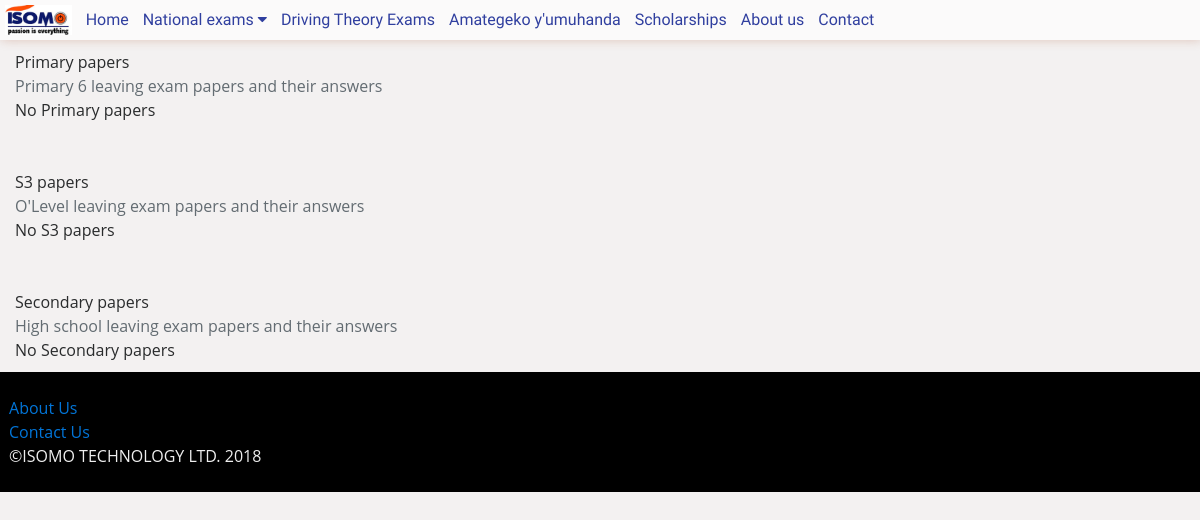
/papers.php, run on an earlier commit of the app's database.
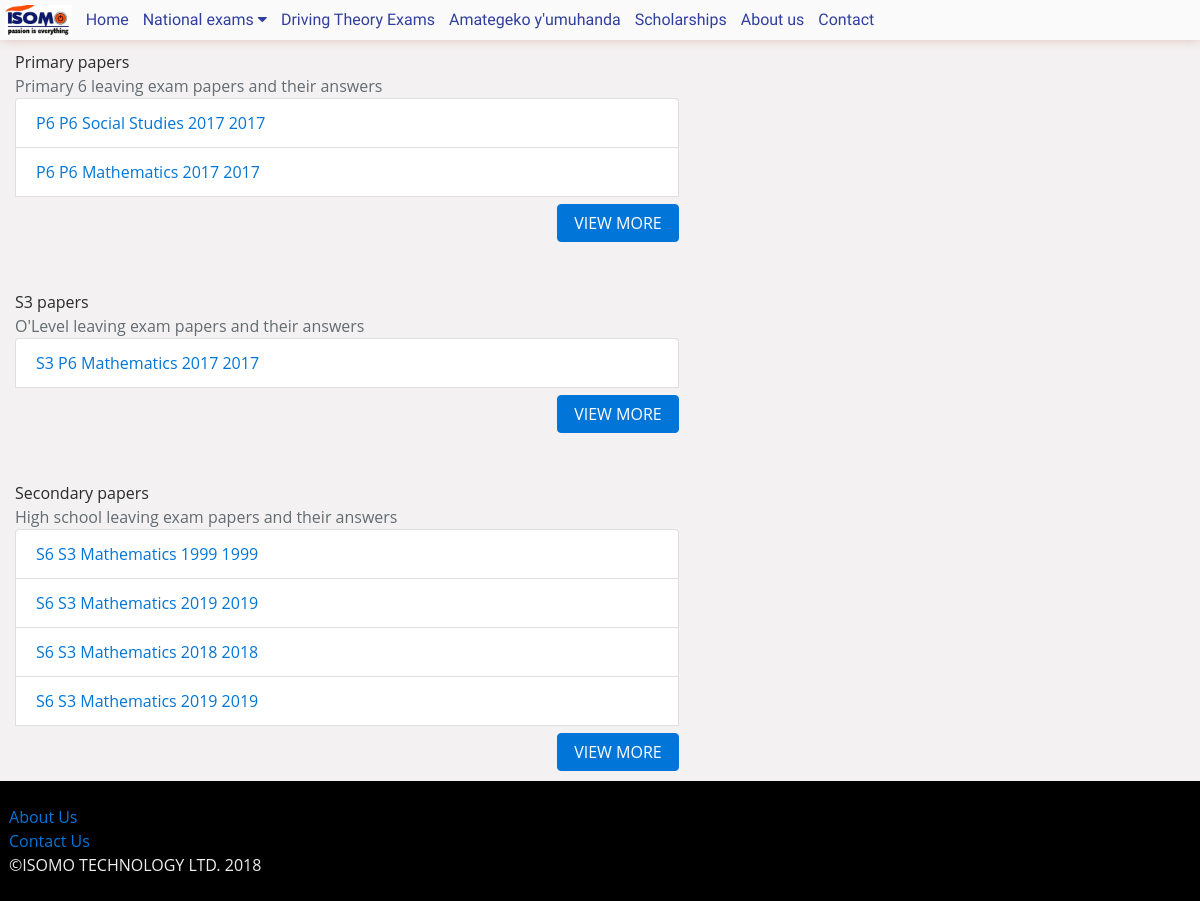
And on a later commit of the database.
### tables this page shows
CREATE TABLE `papers` (
  `id` int(11) NOT NULL,
  `name` varchar(64) NOT NULL,
  `subject` int(11) NOT NULL,
  `level` varchar(16) DEFAULT NULL,
  `file` varchar(1024) NOT NULL,
  `year` int(11) DEFAULT NULL,
  `done_date` date DEFAULT NULL COMMENT 'The date when the exam was done',
  `answers` int(11) DEFAULT NULL COMMENT 'references id for answers',
  `date` timestamp NOT NULL DEFAULT CURRENT_TIMESTAMP ON UPDATE CURRENT_TIMESTAMP,
  `archived` enum('no','yes') NOT NULL DEFAULT 'no',
  `archivedDate` timestamp NULL DEFAULT NULL,
  `archivedBy` int(11) DEFAULT NULL
);

### functions.php (called while the page is built, shortened)
<?php
	include_once "conn.php";
	function page_level(){
		$request_uri = trim($_SERVER['REQUEST_URI'], "/");
		$level = count(explode("/", $request_uri));
		return $level;
	}
	function get_file($filename){
		$plevel = page_level();
		$file = "";
		for($n=0; $n<$plevel; $n++){
			$file .= "../";
		}
		$file .= "$filename";
		return $file;
	}
	function level_papers($level){
		global $db;
		$level = strtoupper($level);
		$sql = "SELECT papers.* FROM papers JOIN subjects ON papers.subject = subjects.id JOIN subject_levels ON subject_levels.subject = subjects.id WHERE subject_levels.level = \"$level\" ORDER BY date DESC ";
		$query = $db->query($sql) or die("error getting papers $db->error");
		$papers = array();
		while ($data = $query->fetch_assoc()) {
			$papers[] = $data;
		}
		return $papers;
	}
?>

### paper_home.php (the view, shortened to what this page needs)
<div class="container">
	<div class="row">
		<div class="col-md-9">
			<div class="row">
				<div class="col-md-9">
					<h1>Primary papers</h1>
					<p class="text-muted">Primary 6 leaving exam papers and their answers</p>
					<?php
						$p6 = level_papers("P6");
						if($p6){
							?>
								<ul class="list-group">
									<?php
										for($n=0; $n<count($p6); $n++){
											$subjname = $p6[$n]['name'];
											$year = $p6[$n]['year'];
											?>
												<li class="list-group-item"><a  href="<?php echo strtolower(get_file("papers/get/P6_".$subjname."_$year")); ?>">P6 <?php echo $p6[$n]['name']." ".$p6[$n]['year']; ?></a></li>
											<?php
										}
									?><div class="mt-2"></div>
									<li style="text-align: right"><a class="btn btn-primary" href="<?php echo strtolower(get_file('papers/p6')) ?>">VIEW MORE</a></li>
								</ul>
							<?php
						}else{
							echo "No Primary papers";
						}
					?>
				</div>
				<div class="col-md-3">
				</div>
			</div>
		</div>
	</div>
	<div class="row">
		<div class="col-md-9">
			<div class="row">
				<div class="col-md-9">
					<h1>S3 papers</h1>
					<p class="text-muted">O'Level leaving exam papers and their answers</p>
					<?php
						$s3 = level_papers("S3");
						if($p6){
							?>
								<ul class="list-group">
									<?php
										for($n=0; $n<count($s3); $n++){
											$subjname = $s3[$n]['name'];
											$year = $s3[$n]['year'];
											?>
												<li class="list-group-item"><a href="<?php echo strtolower(get_file("papers/get/S3_".$subjname."_$year")); ?>">S3 <?php echo $subjname." ".$year; ?></a></li>
											<?php
										}
									?>
									<li style="text-align: right"><a class="btn btn-primary" href="<?php echo get_file('papers/s3'); ?>">VIEW MORE</a></li>
								</ul>
							<?php
						}else{
							echo "No S3 papers";
						}
					?>
				</div>
				<div class="col-md-3">
				</div>
			</div>
		</div>
	</div>
	<div class="row">
		<div class="col-md-9">
			<div class="row">
				<div class="col-md-9">
					<h1>Secondary papers</h1>
					<p class="text-muted">High school leaving exam papers and their answers</p>
					<?php
						$s6 = level_papers("S6");
						if($s6){
							?>
								<ul class="list-group">
									<?php
										for($n=0; $n<count($s6); $n++){
											$subjname = $s6[$n]['name'];
											$year = $s6[$n]['year'];
											?>
												<li class="list-group-item"><a href="<?php echo strtolower(get_file("papers/get/S6_".$subjname."_$year")); ?>">S6 <?php echo $subjname." ".$year; ?></a></li>
											<?php
										}
									?>
									<li style="text-align: right"><a class="btn btn-primary" href="<?php echo get_file('papers/s6'); ?>">VIEW MORE</a></li>
								</ul>
							<?php
						}else{
							echo "No Secondary papers";
						}
					?>
				</div>
				<div class="col-md-3">
				</div>
			</div>
		</div>
	</div>
</div>

What changed in the data, as far as the page shows it:
added papers: name "P6 Social Studies 2017", year "2017", shown under "Primary papers"
added papers: name "P6 Mathematics 2017", year "2017"
added papers: name "S3 Mathematics 1999", year "1999", shown under "Secondary papers"
now on this page (row edited): papers: name "S3 Mathematics 2019", year "2019", shown under "Secondary papers"
added papers: name "S3 Mathematics 2018", year "2018", shown under "Secondary papers"
now on this page (row edited): papers: name "S3 Mathematics 2019", year "2019", shown under "Secondary papers"
Also different on the page:
text no longer shown: "No Primary papers No S3 papers No Secondary papers"
text now shown: "VIEW MORE VIEW MORE VIEW MORE"
